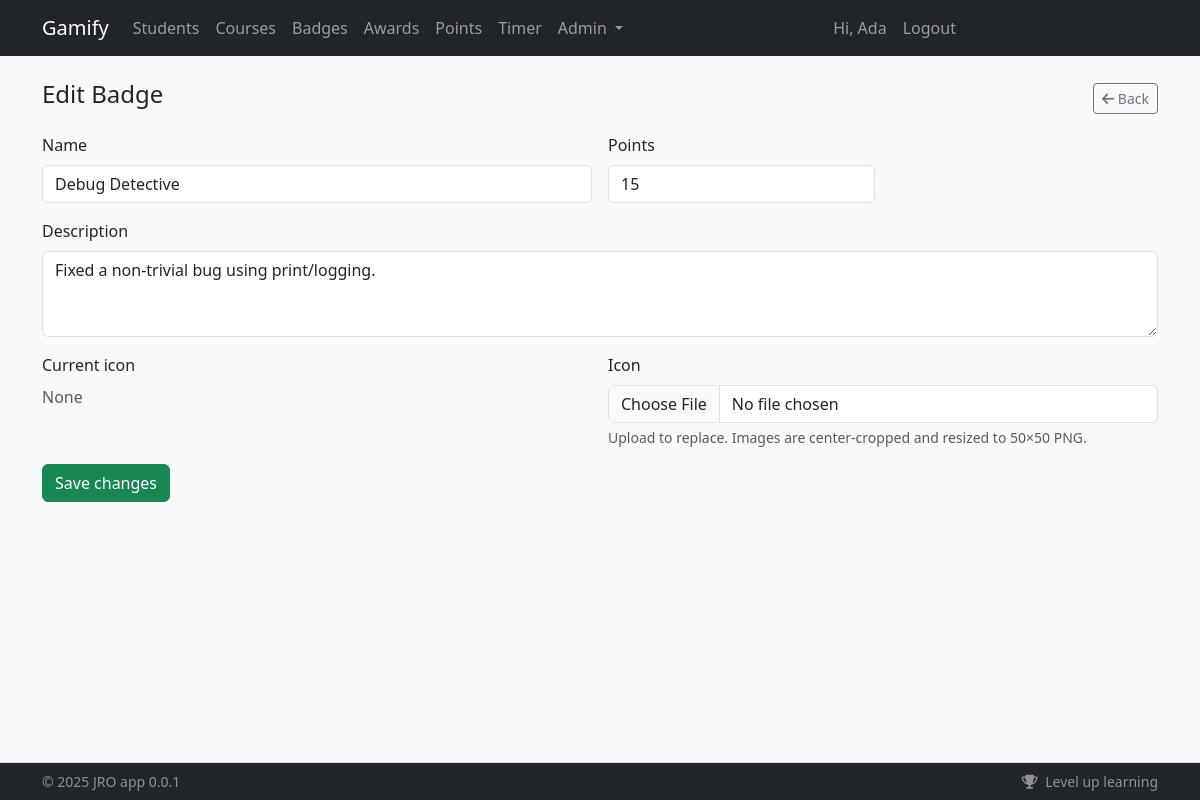
/badges/edit/2 (signed in), run on the app's committed database.
### app/models/user.py (models this page shows, shortened)
class User(db.Model):
    __tablename__ = "users"
    id = db.Column(db.Integer, primary_key=True)
    student_code = db.Column(db.String(32), unique=True, nullable=True)
    email = db.Column(db.String(255), unique=True, nullable=False, index=True)
    first_name = db.Column(db.String(100), nullable=False)
    last_name = db.Column(db.String(100), nullable=False)
    password_hash = db.Column(db.String(255), nullable=False)
    registered_method = db.Column(db.String(20), nullable=False, default="site")  # site|bulk
    house_id = db.Column(db.Integer, db.ForeignKey("houses.id"), nullable=True)
    homeroom_id = db.Column(db.Integer, db.ForeignKey("homerooms.id"), nullable=True)
    created_at = db.Column(db.DateTime, default=lambda: datetime.now(timezone.utc))
    avatar = db.Column(db.String(255), nullable=True)
    is_active = db.Column(db.Boolean, default=True, nullable=False)
    issued_badges = db.relationship(
        "Badge",
        backref="creator",
        lazy=True,
        foreign_keys="Badge.created_by_id",
    )
    attendances = db.relationship(
        "Attendance",
        foreign_keys="Attendance.student_id",
        back_populates="student",
        cascade="all, delete-orphan",
    )
    marked_attendances = db.relationship(
        "Attendance",
        foreign_keys="Attendance.marked_by_user_id",
        back_populates="marked_by",
    )
    roles = db.relationship("Role", secondary="user_roles", backref="users")
    groups = db.relationship("Group", secondary="user_groups", backref="users")
    house = db.relationship("House", back_populates="students")
    homeroom = db.relationship("Homeroom", back_populates="students")
    @property
    def role(self):
        """Returns the user's primary role name."""
        if self.roles:
            return self.roles[0].name
        return "student"

### app/models/badge.py (models this page shows)
class Badge(db.Model):
    __tablename__ = "badges"
    id = db.Column(db.Integer, primary_key=True)
    name = db.Column(db.String(200), nullable=False, unique=True)
    description = db.Column(db.Text, nullable=True)
    icon = db.Column(db.String(255), nullable=True)
    points = db.Column(db.Integer, default=0, nullable=False)
    created_at = db.Column(db.DateTime, default=lambda: datetime.now(timezone.utc))
    created_by_id = db.Column(db.Integer, db.ForeignKey("users.id"), nullable=True)
    __table_args__ = (
        db.CheckConstraint("points >= 0", name="ck_badge_points_nonneg"),
        db.Index("ix_badge_name", "name"),
        db.Index("ix_badge_created_at", "created_at"),
    )

### app/routers/badges/routes.py (the view)
@router.get("/edit/{badge_id}", response_class=HTMLResponse, name="badges.edit_badge")
def edit_badge_form(
    badge_id: int,
    request: Request,
    current_user: User | AnonymousUser = Depends(require_user),
    session: Session = Depends(get_db),
):
    if not _has_role(current_user, "admin"):
        flash(request, "Admin access required.", "danger")
        return RedirectResponse("/badges/", status_code=303)
    badge = session.get(Badge, badge_id)
    if not badge:
        raise HTTPException(status_code=404, detail="Badge not found")
    return render_template("badges/edit.html", {"request": request, "badge": badge, "current_user": current_user})

### app/templates/badges/edit.html (shortened to what this page needs)
{% extends "base.html" %}
{% block content %}
<div class="d-flex justify-content-between align-items-center mb-3">
  <h1 class="h4">Edit Badge</h1>
  <a class="btn btn-sm btn-outline-secondary" href="{{ url_for('badges.list_badges') }}">
    <i class="fa fa-arrow-left"></i> Back
  </a>
</div>
<form method="post" enctype="multipart/form-data">
  <div class="row g-3">
    <div class="col-md-6">
      <label class="form-label" for="name">Name</label>
      <input class="form-control" id="name" name="name" type="text" value="{{ badge.name }}" required>
    </div>
    <div class="col-md-3">
      <label class="form-label" for="points">Points</label>
      <input class="form-control" id="points" name="points" type="number" value="{{ badge.points }}">
    </div>
    <div class="col-md-12">
      <label class="form-label" for="description">Description</label>
      <textarea class="form-control" id="description" name="description" rows="3">{{ badge.description or '' }}</textarea>
    </div>
    <div class="col-md-6">
      <label class="form-label">Current icon</label>
      <div class="d-flex align-items-center gap-2">
        {% if badge.icon %}
          <img src="{{ badge.icon }}" alt="icon" style="width:64px;height:64px;object-fit:cover" class="rounded border">
          <span class="text-muted small">{{ badge.icon }}</span>
        {% else %}
          <span class="text-muted">None</span>
        {% endif %}
      </div>
    </div>
    <div class="col-md-6">
      <label class="form-label" for="icon">Icon</label>
      <input class="form-control" id="icon" name="icon" type="file">
      <div class="form-text">Upload to replace. Images are center-cropped and resized to 50×50 PNG.</div>
    </div>
  </div>
  <div class="mt-3">
    <button class="btn btn-success">Save changes</button>
  </div>
</form>
{% endblock %}

### app/templates/base.html (shortened to what this page needs)
<!doctype html>
<html lang="en">
  <head>
    <link href="https://cdn.jsdelivr.net/npm/bootstrap@5.3.3/dist/css/bootstrap.min.css" rel="stylesheet">
    <link href="https://cdnjs.cloudflare.com/ajax/libs/font-awesome/6.5.2/css/all.min.css" rel="stylesheet">
    <link rel="stylesheet" href="{{ url_for('static', filename='css/main.css') }}">
    {% from "_macros.html" import csrf %}
  </head>
  <body class="bg-light">
    <nav class="navbar navbar-expand-lg navbar-dark bg-dark">
      <div class="container">
        <a class="navbar-brand" href="/">Gamify</a>
        <div class="collapse navbar-collapse" id="nav">
          <ul class="navbar-nav me-auto">
            <li class="nav-item"><a class="nav-link" href="/students/">Students</a></li>
            <li class="nav-item"><a class="nav-link" href="/courses/">Courses</a></li>
            <li class="nav-item"><a class="nav-link" href="/badges/">Badges</a></li>
            <li class="nav-item"><a class="nav-link" href="/awards/">Awards</a></li>
            <li class="nav-item"><a class="nav-link" href="/points/adjust">Points</a></li>
            <li class="nav-item"><a class="nav-link" href="/timer">Timer</a></li>
            {% if current_user.role == 'admin' %}
            <li class="nav-item dropdown">
              <a class="nav-link dropdown-toggle" href="#" role="button" data-bs-toggle="dropdown">
                Admin
              </a>
            </li>
            {% endif %}
          </ul>
          <ul class="navbar-nav me-auto">
            {% if current_user.is_authenticated %}
              <li class="nav-item"><span class="nav-link">Hi, {{ current_user.first_name }}</span></li>
              <li class="nav-item"><a class="nav-link btn-lilo" href="/auth/logout">Logout</a></li>
            {% else %}
              <li class="nav-item"><a class="nav-link" href="/auth/login">Login</a></li>
            {% endif %}
          </ul>
        </div>
      </div>
    </nav>
    <main class="container py-4">
      {% block content %}{% endblock %}
    </main>
    <footer id="app-footer" class="app-footer fixed-bottom bg-dark text-white-50 border-top">
      <div class="container py-2 d-flex flex-wrap justify-content-between small">
        <span>&copy; {{ 2025 }} {{config.AUTHOR}} {{config.APP_NAME}} {{config.APP_VERSION}}</span>
        <span>
          <i class="fa fa-trophy me-1"></i> Level up learning
        </span>
      </div>
    </footer>
  </body>
</html>

### app/templates/base.html (style rules this page uses)
main { padding-bottom: 80px; }
.app-footer { z-index: 1030; }

### data on the page
User: first_name "Ada"
Badge: name "Debug Detective", points "15", description "Fixed a non-trivial bug using print/logging."

### other printed values
{{ 2025 }} "2025"
{{ config.AUTHOR }} "JRO"
{{ config.APP_NAME }} "app"
{{ config.APP_VERSION }} "0.0.1"
